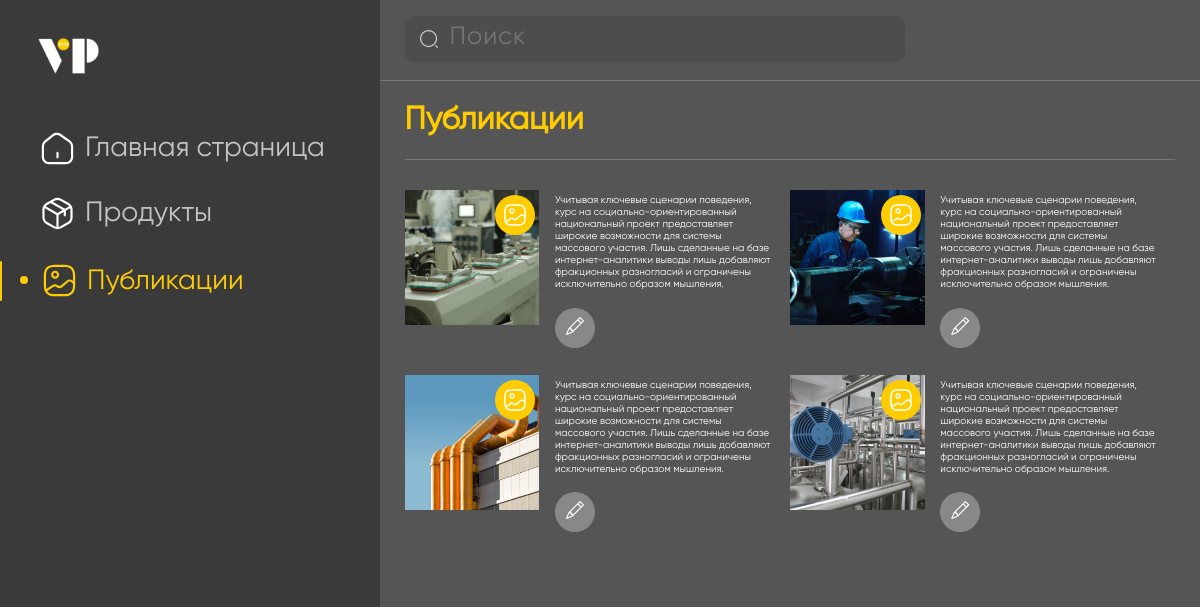
The page /manage/post/ (signed in) on the database its author committed.
### main/models.py (models this page shows, shortened)
class Post(models.Model):
    img = models.ImageField(upload_to="images/post/")
    text = models.TextField()
    date = models.DateTimeField(auto_now_add=True)
    class Meta:
        ordering = ['-id']

### main/views.py (the view, shortened to what this page needs)
# urls.py: path('post/', post, name='post'),
@csrf_exempt
def post(request):
    if request.user.is_authenticated:
        context = {
            "posts": Post.objects.all(),
            "index": 2
        }
        return render(request, 'admin_manage/post.html', context)
    else:
        return HttpResponse("<h1 style='text-align:center;'>You are not admin</h1>")

### templates/admin_manage/post.html (shortened to what this page needs)
{% extends './baseadmin/base_panel.html' %}
{% block main_panel %}
<div class="right_panel_title">
    <p>Публикации</p>
</div>
<div class="admin_posts_container">
    {% for post in posts %}
    <div class="admin_posts">
        <div class="admin_post_img">
            <a>
                <img src="{{post.img.url}}" >
            </a>
            <label for="change_post_img_{{post.id}}_{{post.id}}">
            </label>
        </div>
        <div class="admin_post_text">
            <p>{{post.text}}</p>
            <div class="edit_post_text" data-action="edit" data-id="{{post.id}}" onclick="edit_post_text(this)">
                <i class="bi bi-pencil"></i>
            </div>
        </div>
    </div>
    {% endfor %}
</div>
{% endblock %}

### staticfiles/css/admin.css (style rules this page uses)
html { scroll-behavior: smooth; }
* { box-sizing: border-box; }
body,header,main,footer,section,div { width:100%; height:auto; }
body,h1,h2,h3,h4,h5,h6,p,section,div { margin:0 ; padding:0; }
a { color:inherit; text-decoration:none !important; cursor: pointer; }
body { background-color:#555555; }
.right_panel_title { padding-bottom:2.5%; border-bottom:1px solid rgba(255,255,255,0.2); font-size:32px; font-family:gilroy; color:#FFCC01; font-weight:bold !important; }
.admin_posts_container { display:flex; flex-wrap:wrap; padding-top:4%; }
.admin_posts { width: 50%; margin-bottom:3%; }
.admin_posts { display:flex; }
.admin_post_img { width:35%; position: relative; }
.admin_post_text { width: 65%; color:white; font-family:gilroy; font-size: 13px; padding:1% 4%; }
.admin_post_img label svg { width:60%; }
.admin_post_img label { position:absolute; width:40px; height:40px; background-color:#FFCC01; border-radius:50%; right:3%; top:3%; display:flex; justify-content:center; align-items:center; cursor: pointer; }
.admin_post_img a img { width:100%; }
.edit_post_text { margin-top:8%; width:40px; height:40px; background-color:#888888; border-radius: 50%; display:flex; justify-content:center; align-items:center; cursor: pointer; font-size:18px; }
@media (max-width: 1300px) { .admin_post_text { font-size:10px; } }

### rows shown on the page
Post: img (picture), text "Учитывая ключевые сценарии поведения, курс на социально-ориентированный национальный проект предоставляет широкие возможности для системы массового участия. Лишь сделанные на базе интернет-аналитики выводы лишь добавляют фракционных разногласий и ограничены исключительно образом мышления."
Post: img (picture), text "Учитывая ключевые сценарии поведения, курс на социально-ориентированный национальный проект предоставляет широкие возможности для системы массового участия. Лишь сделанные на базе интернет-аналитики выводы лишь добавляют фракционных разногласий и ограничены исключительно образом мышления."
Post: img (picture), text "Учитывая ключевые сценарии поведения, курс на социально-ориентированный национальный проект предоставляет широкие возможности для системы массового участия. Лишь сделанные на базе интернет-аналитики выводы лишь добавляют фракционных разногласий и ограничены исключительно образом мышления."
Post: img (picture), text "Учитывая ключевые сценарии поведения, курс на социально-ориентированный национальный проект предоставляет широкие возможности для системы массового участия. Лишь сделанные на базе интернет-аналитики выводы лишь добавляют фракционных разногласий и ограничены исключительно образом мышления."
